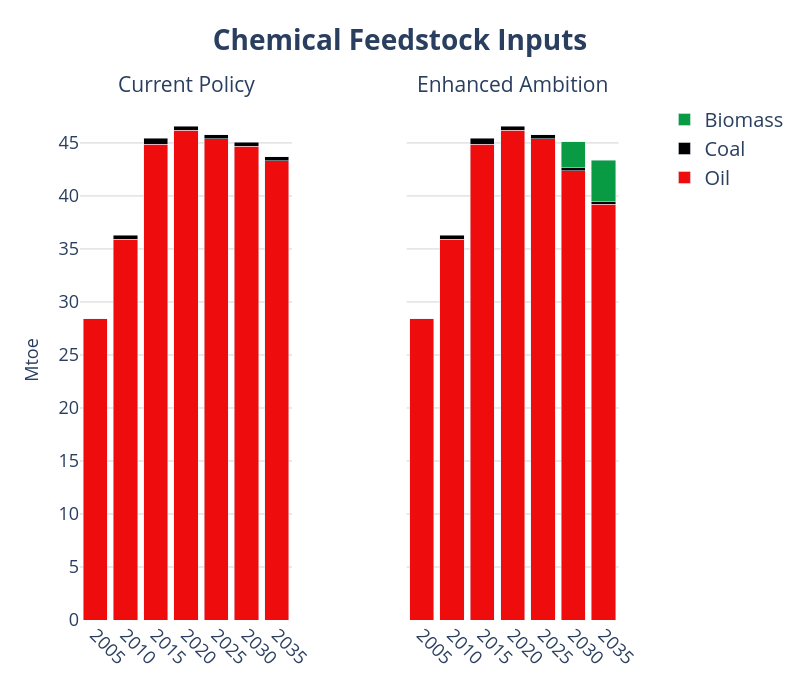

The code cell stored with this chart in its notebook:
### Code cell
years = list(range(2005, 2036, 5))

# Create subplots with secondary y-axes
fig = make_subplots(
    rows=1, cols=2,
    shared_yaxes=True,
    shared_xaxes=True,
    specs=[[{"secondary_y": True}, {"secondary_y": True}]],
    subplot_titles=("Current Policy", "Enhanced Ambition")
)
# === Legend Group: Gases ===

# ------------------------------------------------------------------
# add traces from the first figure → left pane
# ------------------------------------------------------------------
for tr in fig1.data:
    tr.showlegend = False                      # keep legend single
    # NEW → colour & pattern injection
    if tr.name in fuel_colors:
        tr.marker.color = fuel_colors[tr.name]
        pattern = fuel_patterns.get(tr.name)
        if pattern:
            # marker.pattern is available from Plotly 5.3+
            tr.marker.pattern = dict(shape=pattern)

    fig.add_trace(tr, row=1, col=1, secondary_y=False)

# ------------------------------------------------------------------
# add traces from the second figure → right pane
# ------------------------------------------------------------------
for tr in fig2.data:
    if tr.name in fuel_colors:
        tr.marker.color = fuel_colors[tr.name]
        pattern = fuel_patterns.get(tr.name)
        if pattern:
            tr.marker.pattern = dict(shape=pattern)

    fig.add_trace(tr, row=1, col=2, secondary_y=False)


fig.update_layout(
    yaxis=dict(title="EJ", showgrid=True),
    yaxis1=dict(title="EJ", showgrid=True, title_font_size=20),
    
    # Hide secondary y-axis for col 1 (still used internally)
    yaxis2=dict(
        showticklabels=False,
        showgrid=False,
        zeroline=False,
        showline=False,
        title='',
        overlaying='y',
        side='right',
        range=[0, 100]
    ),
    
    # Show secondary y-axis for col 2
    yaxis4=dict(
        showticklabels=False,
        showgrid=False,
        zeroline=False,
        showline=False,
        title='',
        overlaying='y',
        side='right',
        range=[0, 60]
    ),
    barmode='stack',
    plot_bgcolor='rgba(0,0,0,0)',
    width=800, height=700,
)


fig.update_xaxes(tickangle=45)

fig.update_yaxes(range=[None, 60])

fig.update_layout(
    yaxis=dict(title="Mtoe", showgrid=True, gridcolor='lightgray'),
    yaxis3=dict(showgrid=True, gridcolor='lightgray'),
    title=dict(
        text="<b>Chemical Feedstock Inputs</b>",
        font=dict(size=28),
        x=0.5
    ),
    legend=dict(
        traceorder="reversed",
        font=dict(size=20),
        x=1.02, y=1,
        borderwidth=0
    )
)
fig.update_xaxes(
    tickvals=years,
    ticktext=[str(y) for y in years]
)

# adjust axis labels and ticks
fig.update_xaxes(title_font=dict(size=18), tickfont=dict(size=18))
fig.update_yaxes(title_font=dict(size=18), tickfont=dict(size=18))

# bump the subplot titles
fig.update_annotations(font=dict(size=21))

# (if you also set a main title earlier)
fig.update_layout(title=dict(font=dict(size=28)))
fig

### Figure 1 — Plotly figure (JSON) as saved in the notebook; plotly's stock layout.template omitted (floating-point values rounded to 4 significant figures)
{"data": [{"hovertemplate": "fuel=Oil<br>Year=%{x}<br>value=%{y}<extra></extra>", "legendgroup": "Oil", "marker": {"color": "#EF0C0C", "pattern": {"shape": ""}}, "name": "Oil", "orientation": "v", "showlegend": false, "textposition": "auto", "type": "bar", "x": [2005, 2010, 2015, 2020, 2025, 2030, 2035], "xaxis": "x", "y": [28.39, 35.91, 44.89, 46.22, 45.39, 44.67, 43.34], "yaxis": "y"}, {"hovertemplate": "fuel=Coal<br>Year=%{x}<br>value=%{y}<extra></extra>", "legendgroup": "Coal", "marker": {"color": "#000000", "pattern": {"shape": ""}}, "name": "Coal", "orientation": "v", "showlegend": false, "textposition": "auto", "type": "bar", "x": [2010, 2015, 2020, 2025, 2030, 2035], "xaxis": "x", "y": [0.4049, 0.5519, 0.3806, 0.3625, 0.3816, 0.3387], "yaxis": "y"}, {"hovertemplate": "fuel=Oil<br>Year=%{x}<br>value=%{y}<extra></extra>", "legendgroup": "Oil", "marker": {"color": "#EF0C0C", "pattern": {"shape": ""}}, "name": "Oil", "orientation": "v", "showlegend": true, "textposition": "auto", "type": "bar", "x": [2005, 2010, 2015, 2020, 2025, 2030, 2035], "xaxis": "x2", "y": [28.39, 35.91, 44.89, 46.22, 45.39, 42.38, 39.22], "yaxis": "y3"}, {"hovertemplate": "fuel=Coal<br>Year=%{x}<br>value=%{y}<extra></extra>", "legendgroup": "Coal", "marker": {"color": "#000000", "pattern": {"shape": ""}}, "name": "Coal", "orientation": "v", "showlegend": true, "textposition": "auto", "type": "bar", "x": [2010, 2015, 2020, 2025, 2030, 2035], "xaxis": "x2", "y": [0.4049, 0.5519, 0.3806, 0.3625, 0.2669, 0.2302], "yaxis": "y3"}, {"hovertemplate": "fuel=Biomass<br>Year=%{x}<br>value=%{y}<extra></extra>", "legendgroup": "Biomass", "marker": {"color": "#099B43", "pattern": {"shape": ""}}, "name": "Biomass", "orientation": "v", "showlegend": true, "textposition": "auto", "type": "bar", "x": [2030, 2035], "xaxis": "x2", "y": [2.456, 3.93], "yaxis": "y3"}], "layout": {"annotations": [{"font": {"size": 21}, "showarrow": false, "text": "Current Policy", "x": 0.185, "xanchor": "center", "xref": "paper", "y": 1, "yanchor": "bottom", "yref": "paper"}, {"font": {"size": 21}, "showarrow": false, "text": "Enhanced Ambition", "x": 0.755, "xanchor": "center", "xref": "paper", "y": 1, "yanchor": "bottom", "yref": "paper"}], "barmode": "stack", "height": 700, "legend": {"borderwidth": 0, "font": {"size": 20}, "traceorder": "reversed", "x": 1.02, "y": 1}, "plot_bgcolor": "rgba(0,0,0,0)", "title": {"font": {"size": 28}, "text": "<b>Chemical Feedstock Inputs</b>", "x": 0.5}, "width": 800, "xaxis": {"anchor": "y", "domain": [0, 0.37], "tickangle": 45, "tickfont": {"size": 18}, "ticktext": ["2005", "2010", "2015", "2020", "2025", "2030", "2035"], "tickvals": [2005, 2010, 2015, 2020, 2025, 2030, 2035], "title": {"font": {"size": 18}}}, "xaxis2": {"anchor": "y3", "domain": [0.57, 0.94], "tickangle": 45, "tickfont": {"size": 18}, "ticktext": ["2005", "2010", "2015", "2020", "2025", "2030", "2035"], "tickvals": [2005, 2010, 2015, 2020, 2025, 2030, 2035], "title": {"font": {"size": 18}}}, "yaxis": {"anchor": "x", "domain": [0, 1], "gridcolor": "lightgray", "range": [null, 60], "showgrid": true, "tickfont": {"size": 18}, "title": {"font": {"size": 18}, "text": "Mtoe"}}, "yaxis2": {"anchor": "x", "overlaying": "y", "range": [null, 60], "showgrid": false, "showline": false, "showticklabels": false, "side": "right", "tickfont": {"size": 18}, "title": {"font": {"size": 18}, "text": ""}, "zeroline": false}, "yaxis3": {"anchor": "x2", "domain": [0, 1], "gridcolor": "lightgray", "matches": "y", "range": [null, 60], "showgrid": true, "showticklabels": false, "tickfont": {"size": 18}, "title": {"font": {"size": 18}}}, "yaxis4": {"anchor": "x2", "overlaying": "y", "range": [null, 60], "showgrid": false, "showline": false, "showticklabels": false, "side": "right", "tickfont": {"size": 18}, "title": {"font": {"size": 18}, "text": ""}, "zeroline": false}}}
